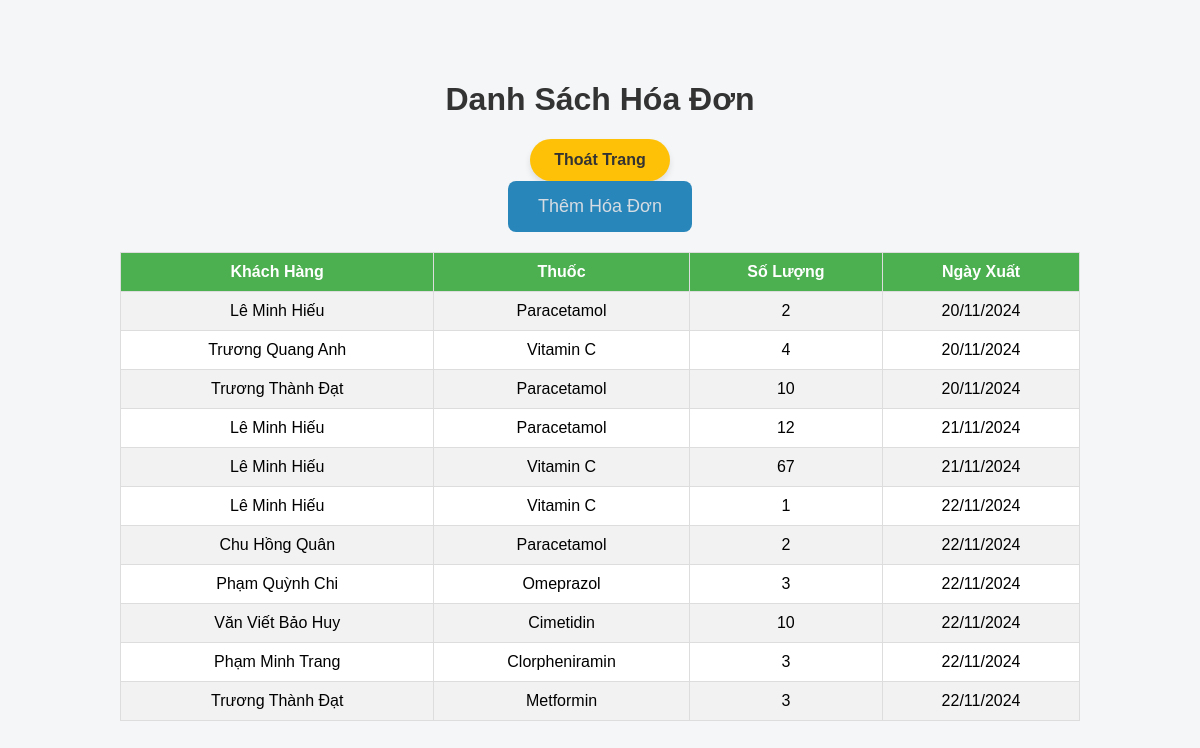
Page /invoices on the committed database.
### models.py (models this page shows)
class Customer(db.Model):
    __tablename__ = 'customers'
    id = db.Column(db.Integer, primary_key=True)
    name = db.Column(db.String(100), nullable=False)  # Tên khách hàng
    phone = db.Column(db.String(20), nullable=False)  # Số điện thoại
    invoices = db.relationship('Invoice', back_populates='customer')  # Quan hệ ngược với bảng hóa đơn

class Medicine(db.Model):
    __tablename__ = 'medicines'
    id = db.Column(db.Integer, primary_key=True)
    name = db.Column(db.String(100), nullable=False)  # Tên thuốc
    price = db.Column(db.Float, nullable=False)  # Giá thuốc
    quantity = db.Column(db.Integer, nullable=False)  # Số lượng tồn kho
    expiry_date = db.Column(db.String(50), nullable=True)  # Ngày hết hạn
    invoices = db.relationship('Invoice', back_populates='medicine')  # Quan hệ ngược với bảng hóa đơn

### app.py (the view)
@app.route('/invoices')
def list_invoices():
    all_invoices = Invoice.query.all()
    invoice_details = []
    for invoice in all_invoices:
        customer = Customer.query.get(invoice.customer_id)
        medicine = Medicine.query.get(invoice.medicine_id)
        total_amount = calculate_total_amount(invoice)
        invoice_details.append({
            'id': invoice.id,
            'customer_name': customer.name,
            'medicine_name': medicine.name,
            'quantity': invoice.quantity,
            'total_amount': total_amount,
            'issue_date': invoice.issue_date.strftime('%d/%m/%Y')
        })
    return render_template('list_invoices.html', invoices=invoice_details)

### app.py (called while the page is built)
def calculate_total_amount(invoice):
    medicine = Medicine.query.get(invoice.medicine_id)
    return invoice.quantity * medicine.price

### templates/list_invoices.html (shortened to what this page needs)
<!DOCTYPE html>
<html lang="en">
<head>
    <link rel="stylesheet" href="{{ url_for('static', filename='style.css') }}">
</head>
<body>
    <h1>Danh Sách Hóa Đơn</h1>
    <a href="/" class="exit-button">Thoát Trang</a>
    <a href="{{ url_for('add_invoice') }}">Thêm Hóa Đơn</a>
    <table border="1">
        <tr>
            <th>Khách Hàng</th>
            <th>Thuốc</th>
            <th>Số Lượng</th>
            <th>Ngày Xuất</th>
        </tr>
        {% for invoice in invoices %}
        <tr>
            <td>{{ invoice.customer_name }}</td>
            <td>{{ invoice.medicine_name }}</td>
            <td>{{ invoice.quantity }}</td>
            <td>{{ invoice.issue_date }}</td>
        </tr>
        {% endfor %}
    </table>
</body>
</html>

### static/style.css (style rules this page uses)
body { font-family: Arial, sans-serif; background-color: #f4f6f8; margin: 0; padding: 0; display: flex; justify-content: center; align-items: center; flex-direction: column; min-height: 100vh; }
h1 { color: #333; }
a { text-decoration: none; color: #d6dce2; display: inline-block; padding: 15px 30px; font-size: 18px; background-color: #2986bb; border: none; border-radius: 8px; transition: background-color 0.3s ease; }
table { width: 80%; margin: 20px 0; border-collapse: collapse; background-color: #fff; }
table, th, td { border: 1px solid #ddd; padding: 10px; text-align: center; }
th { background-color: #4CAF50; color: white; }
tr:nth-child(even) { background-color: #f2f2f2; }
.exit-button { display: inline-block; padding: 12px 24px; font-size: 16px; font-weight: bold; color: #333; background-color: #FFC107; border: none; border-radius: 50px; text-decoration: none; cursor: pointer; transition: background-color 0.3s ease, transform 0.2s ease; box-shadow: 0px 4px 6px rgba(0, 0, 0, 0.1); }

### rows in the picture
Customer: customer_name "Lê Minh Hiếu" "Lê Minh Hiếu" "Lê Minh Hiếu" "Lê Minh Hiếu"
Medicine: medicine_name "Paracetamol" "Paracetamol" "Paracetamol" "Paracetamol"
Customer: customer_name "Trương Quang Anh"
Medicine: medicine_name "Vitamin C" "Vitamin C" "Vitamin C"
Customer: customer_name "Trương Thành Đạt" "Trương Thành Đạt"
Customer: customer_name "Chu Hồng Quân"
Customer: customer_name "Phạm Quỳnh Chi"
Medicine: medicine_name "Omeprazol"
Customer: customer_name "Văn Viết Bảo Huy"
Medicine: medicine_name "Cimetidin"
Customer: customer_name "Phạm Minh Trang"
Medicine: medicine_name "Clorpheniramin"
Medicine: medicine_name "Metformin"

### other values in the picture
{{ invoice.quantity }} "2" "4" "10" "12" "67" "1" "2" "3" "10" "3" "3"
{{ invoice.issue_date }} "20/11/2024" "20/11/2024" "20/11/2024" "21/11/2024" "21/11/2024" "22/11/2024" "22/11/2024" "22/11/2024" "22/11/2024" "22/11/2024" "22/11/2024"
